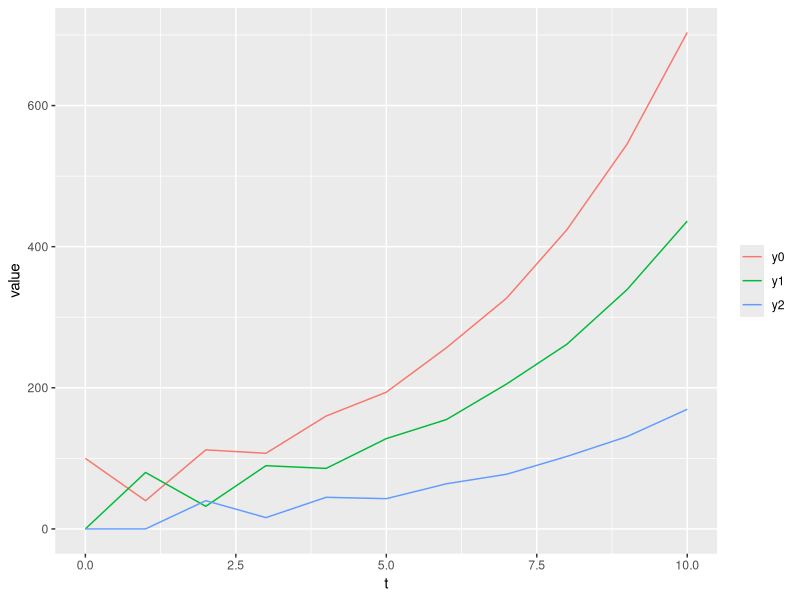
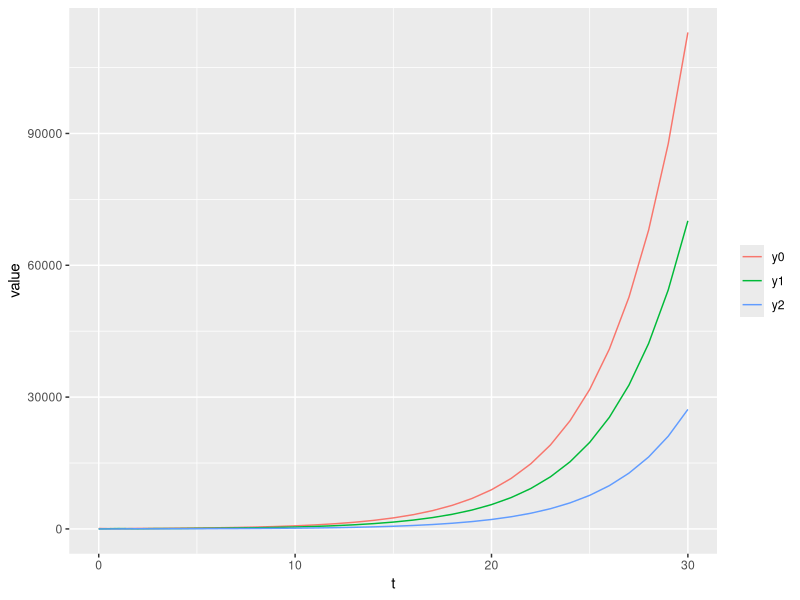
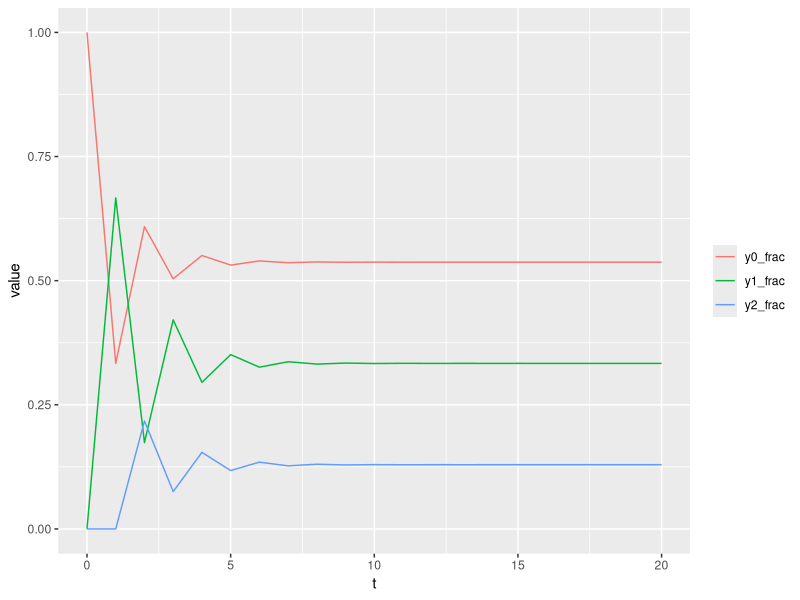
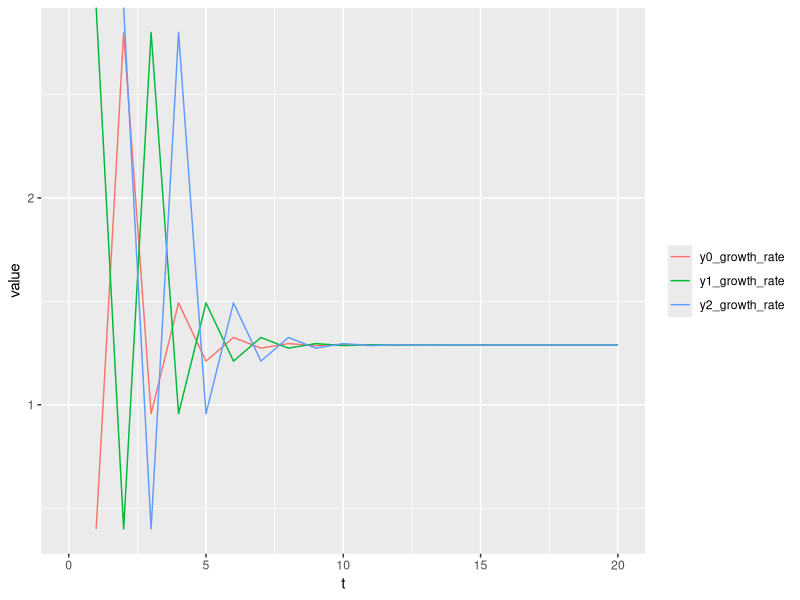
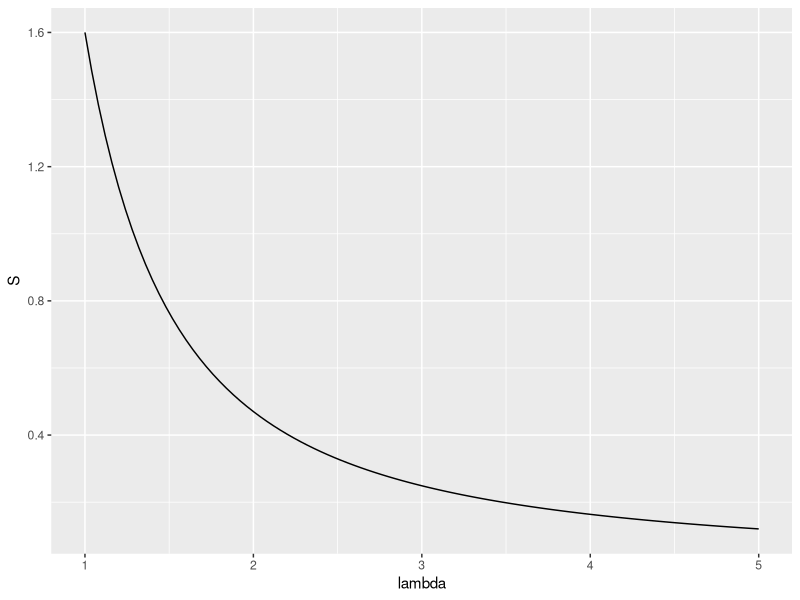
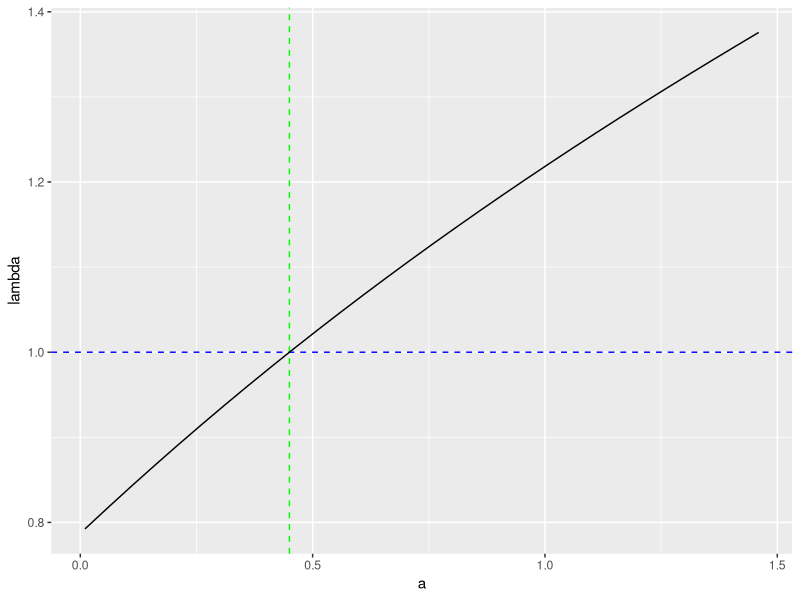
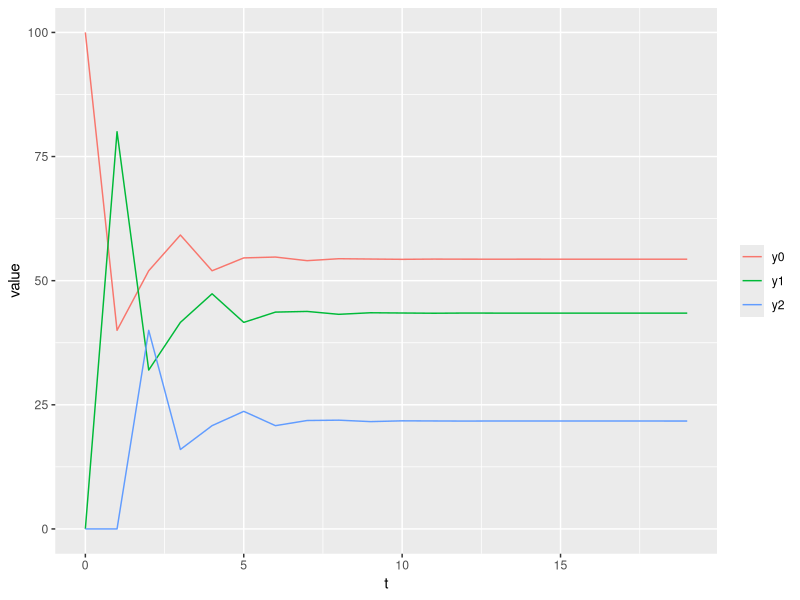
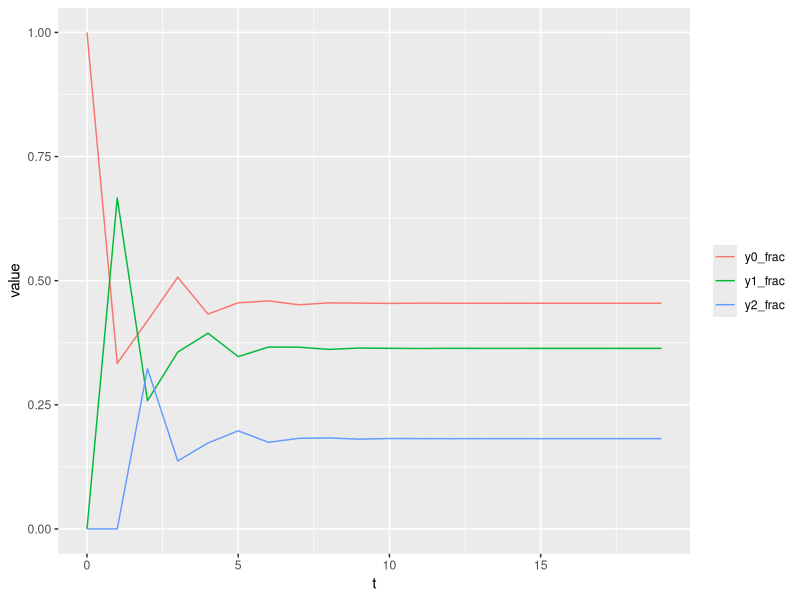

These figures' R source, in order:
## ---- chunk 1

setwd('~/Desktop/Matematik og modeller/mod1/proj1')

library(magrittr)
library(tidyverse)
library(xtable)

sim_mod <- function(move, n, x1) {
  
  xs <- matrix(nrow = n+1, ncol = length(x1))
  xs[1,] <- x1
  for (t in 1:n) {
    xs[t+1,] <- move(xs[t,])
  }
  
  data_frame(t = 0:n, y0=xs[,1], y1=xs[,2], y2 = xs[,3])
  
}

M <- matrix(c(0.4,0.8,0,
              1.2,0,0.5,
              0.6,0,0),nrow=3)

move <- function(x) {
  M%*%x
}

n <- 50
x1 <- c(100,0,0)
sim <- sim_mod(move, n, x1)

sim[1:11,] %>% 
  gather(key, value, y0, y1, y2) %>% 
  ggplot(aes(t, value, color=key)) + 
  geom_line() +
  theme(legend.title = element_blank())

sim[1:31,] %>% 
  gather(key, value, y0, y1, y2) %>% 
  ggplot(aes(t, value, color=key)) + 
  geom_line() +
  theme(legend.title = element_blank())

sim %<>% 
  mutate(n = y0 + y1 + y2,
         y0_frac = y0/n,
         y1_frac = y1/n,
         y2_frac = y2/n,
         y0_growth_rate = y0/lag(y0),
         y1_growth_rate = y1/lag(y1),
         y2_growth_rate = y2/lag(y2))

sim[1:21,] %>% 
  gather(key, value, y0_frac, y1_frac, y2_frac) %>% 
  ggplot(aes(t, value, color=key)) + 
  geom_line() +
  theme(legend.title = element_blank())

sim[1:21,] %>% 
  gather(key, value, y0_growth_rate, y1_growth_rate, y2_growth_rate) %>% 
  ggplot(aes(t, value, color=key)) + 
  geom_line() +
  theme(legend.title = element_blank())

#b

gen_S <- function(M) {
  bs <- M[1,]
  l1 <- sum(M[2,])
  l2 <- l1*sum(M[3,])
  function(lambda) {
    bs[1]/lambda + 
      l1*bs[2]/(lambda**2) +
      l2*bs[3]/(lambda**3)
  }
}

S <- gen_S(M)
ggplot(data.frame(x=0), aes(x)) +
  stat_function(fun = S) +
  xlim(1,5) +
  xlab('lambda') + ylab('S')

uniroot(function(lambda) S(lambda) - 1,lower=1,upper=10)$root


#c
round(eigen(M)$values, 2)
round(eigen(M)$vectors, 2)
print(xtable(round(eigen(M)$vectors, 2)), include.rownames=F, include.colnames=F, file='qs.tex')
Q <- eigen(M)$vectors
Q

0.65*Q

round(solve(Q)%*%M%*%Q,2)

#e
make_M <- function(a) {
  matrix(c(0.4,0.8,0,
           a,0,0.5,
           0.6,0,0),nrow=3)
}

growth_rate <- function(a) {
  S <- gen_S(make_M(a))
  uniroot(function(lambda) S(lambda) - 1,lower=0.5,upper=2)$root
}

data_frame(a = seq(0.01, 1.5, 0.05)) %>% 
  mutate(lambda = Vectorize(growth_rate)(a)) %>% 
  ggplot(aes(a, lambda)) + 
  geom_hline(yintercept = 1, color='blue', linetype='dashed') +
  geom_vline(xintercept = 0.45, color='green', linetype='dashed') +
  geom_line()

stable <- uniroot(function(a) growth_rate(a) - 1, lower=0.1,upper=1.5)$root
stable

sim <- sim_mod(function(x) make_M(stable)%*%x, 30, c(100,0,0))

sim[1:20,] %>% 
  gather(key, value, y0, y1, y2) %>% 
  ggplot(aes(t, value, color=key)) + 
  geom_line() +
  theme(legend.title = element_blank())

sim %<>% 
  mutate(n = y0 + y1 + y2,
         y0_frac = y0/n,
         y1_frac = y1/n,
         y2_frac = y2/n,
         y0_growth_rate = y0/lag(y0),
         y1_growth_rate = y1/lag(y1),
         y2_growth_rate = y2/lag(y2))

sim[1:20,] %>% 
  gather(key, value, y0_frac, y1_frac, y2_frac) %>% 
  ggplot(aes(t, value, color=key)) + 
  geom_line() +
  theme(legend.title = element_blank())

sim[1:20,] %>% 
  gather(key, value, y0_growth_rate, y1_growth_rate, y2_growth_rate) %>% 
  ggplot(aes(t, value, color=key)) + 
  geom_line() +
  theme(legend.title = element_blank())

sim <- sim_mod(function(x) make_M(stable-0.2)%*%x, 30, c(100,0,0))

sim %>% 
  gather(key, value, y0, y1, y2) %>% 
  ggplot(aes(t, value, color=key)) + 
  geom_line() +
  theme(legend.title = element_blank())

sim %<>% 
  mutate(n = y0 + y1 + y2,
         y0_frac = y0/n,
         y1_frac = y1/n,
         y2_frac = y2/n,
         y0_growth_rate = y0/lag(y0),
         y1_growth_rate = y1/lag(y1),
         y2_growth_rate = y2/lag(y2))

sim[1:20,] %>% 
  gather(key, value, y0_frac, y1_frac, y2_frac) %>% 
  ggplot(aes(t, value, color=key)) + 
  geom_line() +
  theme(legend.title = element_blank())

sim[1:20,] %>% 
  gather(key, value, y0_growth_rate, y1_growth_rate, y2_growth_rate) %>% 
  ggplot(aes(t, value, color=key)) + 
  geom_line() +
  theme(legend.title = element_blank())

